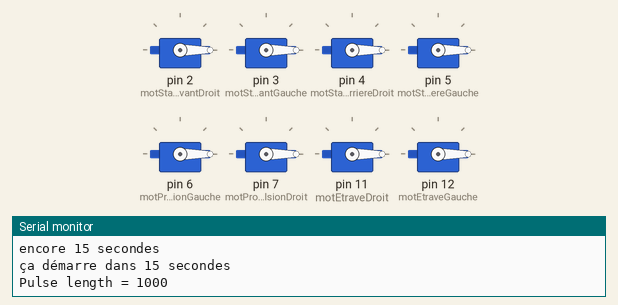
A sketch run on a simulated Arduino Uno, built with avr-gcc and run on an emulated ATmega328P. Parts: 8 × servo, the last lines printed to the serial monitor.

Above: at 42.05 s.
At 52.15 s:
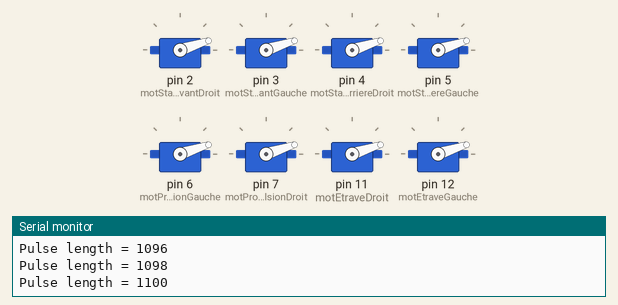
At 62.25 s:
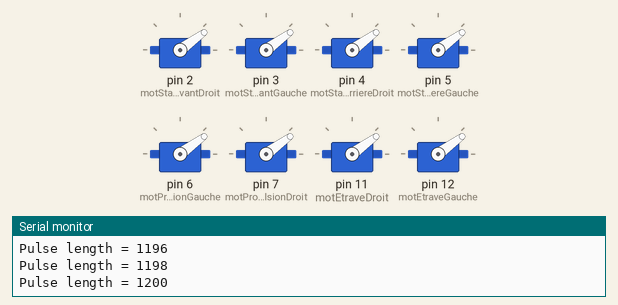
Timing chart, 0 to 71.0 s (numbered marks = the images above):
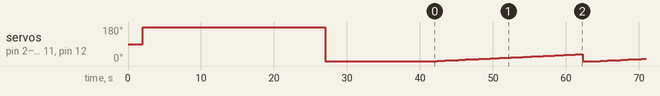

The sketch:

plus_de_tests_moteurs.ino
```cpp
#include <Servo.h>
// ---------------------------------------------------------------------------
// Customize here pulse lengths as needed
#define MIN_PULSE_LENGTH 1000 // Minimum pulse length in µs
#define MAX_PULSE_LENGTH 2000 // Maximum pulse length in µs
// ---------------------------------------------------------------------------
Servo motStabilisationAvantDroit, motStabilisationAvantGauche, motStabilisationArriereDroit, motStabilisationArriereGauche, motPropulsionGauche, motPropulsionDroit, motEtraveDroit, motEtraveGauche;
char data;


void setup() {
    Serial.begin(9600);

    motStabilisationAvantDroit.attach(2, MIN_PULSE_LENGTH, MAX_PULSE_LENGTH);
    motStabilisationAvantGauche.attach(3, MIN_PULSE_LENGTH, MAX_PULSE_LENGTH);
    motStabilisationArriereDroit.attach(4, MIN_PULSE_LENGTH, MAX_PULSE_LENGTH);
    motStabilisationArriereGauche.attach(5, MIN_PULSE_LENGTH, MAX_PULSE_LENGTH);
    motPropulsionGauche.attach(6, MIN_PULSE_LENGTH, MAX_PULSE_LENGTH);
    motPropulsionDroit.attach(7, MIN_PULSE_LENGTH, MAX_PULSE_LENGTH);
    motEtraveDroit.attach(11, MIN_PULSE_LENGTH, MAX_PULSE_LENGTH);
    motEtraveGauche.attach(12, MIN_PULSE_LENGTH, MAX_PULSE_LENGTH);

    Serial.println("ça commence dans 2 secondes");
    delay(2000);


    motStabilisationAvantDroit.writeMicroseconds(MAX_PULSE_LENGTH);
    motStabilisationAvantGauche.writeMicroseconds(MAX_PULSE_LENGTH);
    motStabilisationArriereDroit.writeMicroseconds(MAX_PULSE_LENGTH);
    motStabilisationArriereGauche.writeMicroseconds(MAX_PULSE_LENGTH);
    motPropulsionGauche.writeMicroseconds(MAX_PULSE_LENGTH);
    motPropulsionDroit.writeMicroseconds(MAX_PULSE_LENGTH);
    motEtraveDroit.writeMicroseconds(MAX_PULSE_LENGTH);
    motEtraveGauche.writeMicroseconds(MAX_PULSE_LENGTH);

    Serial.println("brancher dans les 10 secondes");
    delay(10000);
    Serial.println("encore 15 secondes");
    delay(15000);

    motStabilisationAvantDroit.writeMicroseconds(MIN_PULSE_LENGTH);
    motStabilisationAvantGauche.writeMicroseconds(MIN_PULSE_LENGTH);
    motStabilisationArriereDroit.writeMicroseconds(MIN_PULSE_LENGTH);
    motStabilisationArriereGauche.writeMicroseconds(MIN_PULSE_LENGTH);
    motPropulsionGauche.writeMicroseconds(MIN_PULSE_LENGTH);
    motPropulsionDroit.writeMicroseconds(MIN_PULSE_LENGTH);
    motEtraveDroit.writeMicroseconds(MIN_PULSE_LENGTH);
    motEtraveGauche.writeMicroseconds(MIN_PULSE_LENGTH);


    Serial.println("ça démarre dans 15 secondes");
    delay(15000);

}

void loop() {


  for (int i = MIN_PULSE_LENGTH; i <= MAX_PULSE_LENGTH - 800; i += 2) {
    Serial.print("Pulse length = ");
    Serial.println(i);

    motStabilisationAvantDroit.writeMicroseconds(i);
    motStabilisationAvantGauche.writeMicroseconds(i);
    motStabilisationArriereDroit.writeMicroseconds(i);
    motStabilisationArriereGauche.writeMicroseconds(i);
    motPropulsionGauche.writeMicroseconds(i);
    motPropulsionDroit.writeMicroseconds(i);
    motEtraveDroit.writeMicroseconds(i);
    motEtraveGauche.writeMicroseconds(i);

    delay(200);
  }

  Serial.println("STOP");
  motStabilisationAvantDroit.writeMicroseconds(MIN_PULSE_LENGTH);
  motStabilisationAvantGauche.writeMicroseconds(MIN_PULSE_LENGTH);
  motStabilisationArriereDroit.writeMicroseconds(MIN_PULSE_LENGTH);
  motStabilisationArriereGauche.writeMicroseconds(MIN_PULSE_LENGTH);
  motPropulsionGauche.writeMicroseconds(MIN_PULSE_LENGTH);
  motPropulsionDroit.writeMicroseconds(MIN_PULSE_LENGTH);
  motEtraveDroit.writeMicroseconds(MIN_PULSE_LENGTH);
  motEtraveGauche.writeMicroseconds(MIN_PULSE_LENGTH);

  delay(2000);


}
```

Measured:
- by itself, servo on pin 2 (motStabilisationAvantDroit), servo on pin 3 (motStabilisationAvantGauche), servo on pin 4 (motStabilisationArriereDroit), servo on pin 5 (motStabilisationArriereGauche), servo on pin 6 (motPropulsionGauche), servo on pin 7 (motPropulsionDroit), servo on pin 11 (motEtraveDroit), servo on pin 12 (motEtraveGauche): 90° → 180° at 2.0 s, → 0° 25.0 s later, → 1° 15.4 s later, → 2° 0.60 s later, … (150 changes in this stretch)
